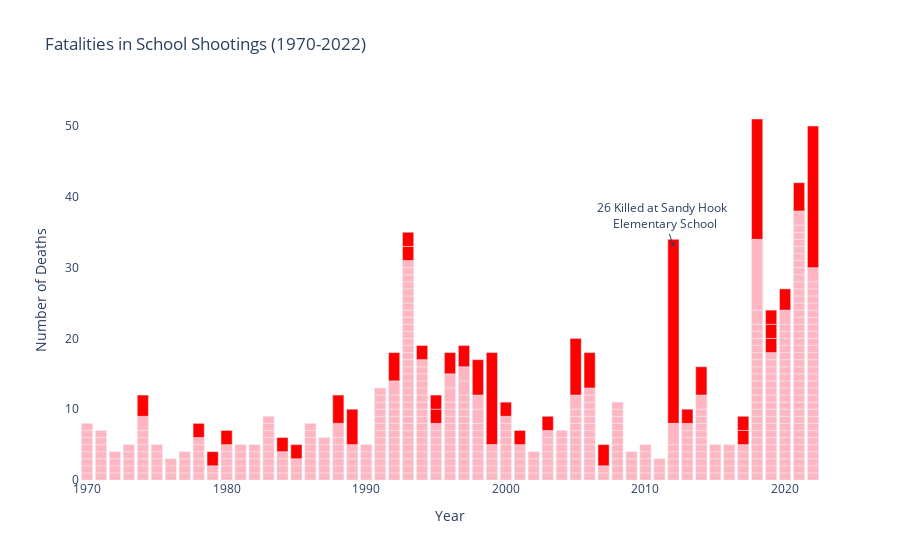

The notebook cell this image was saved under:
### Code cell
import pandas as pd
import plotly.express as px
import plotly.graph_objects as go

# create a new dataframe that counts the number of deaths per incident
# deaths_df = df.groupby(["School"]).agg({"Number Killed": "sum"}).reset_index()

df["Year"] = pd.to_datetime(df["Date"]).dt.year
df = df.sort_values("Number Killed", ascending=True)
max_killed =  df["Number Killed"].max()
#df["Group"] = df.groupby("Year")["Number Killed"].apply(lambda x: ["Highest" if i == x.max() else "Other" for i in x])
for year in df["Year"].unique():
    year_mask = df["Year"] == year
    max_killed = df[year_mask]["Number Killed"].max()
    df.loc[year_mask, "Group"] = ["Highest" if x == max_killed else "Other" for x in df[year_mask]["Number Killed"]]
    if df.loc[year_mask, "Group"].nunique() == 1:
        df.loc[year_mask, "Group"] = "Other"

df["marker_color"] = ["red" if g == "Highest" else "lightpink" for g in df["Group"]]
#colors = ["lightgrey"] * (len(df) - 1) + ["red"]

# create the stacked bar chart with hover tooltips
fig = go.Figure(go.Bar(x=df["Year"], y=df["Number Killed"], customdata=df[['School', 'City', 'State']].values.tolist(),
             hovertemplate="<b>School: %{customdata[0]}</b><br><b>Deaths: %{y}</b><br><b>Location: %{customdata[1]}, %{customdata[2]}</b><br> <extra></extra>", marker_color=df["marker_color"]))
fig.update_layout(title="Fatalities in School Shootings (1970-2022)",
                  xaxis_title="Year",
                  yaxis_title="Number of Deaths",
                  hoverlabel=dict(bgcolor='lightgray', font=dict(color='Black')),
                  plot_bgcolor='white',
                  )
fig.add_annotation(x="2012", y=26, text="26 Killed at Sandy Hook <br> Elementary School", showarrow=True, yshift=50, arrowhead=1)
fig.show()
fig.write_html("incidents_binned.html")

### Figure 1 — Plotly figure (JSON) as saved in the notebook; plotly's stock layout.template omitted (floating-point values rounded to 4 significant figures; data arrays with more than 128 entries replaced by an {"elided": "..."} marker saying what was removed)
{"data": [{"customdata": {"elided": "526x3 str values"}, "hovertemplate": "<b>School: %{customdata[0]}</b><br><b>Deaths: %{y}</b><br><b>Location: %{customdata[1]}, %{customdata[2]}</b><br> <extra></extra>", "marker": {"color": {"elided": "526 str values"}}, "type": "bar", "x": {"elided": "526 int values"}, "y": {"elided": "526 int values"}}], "layout": {"annotations": [{"arrowhead": 1, "showarrow": true, "text": "26 Killed at Sandy Hook <br> Elementary School", "x": "2012", "y": 26, "yshift": 50}], "hoverlabel": {"bgcolor": "lightgray", "font": {"color": "Black"}}, "plot_bgcolor": "white", "title": {"text": "Fatalities in School Shootings (1970-2022)"}, "xaxis": {"title": {"text": "Year"}}, "yaxis": {"title": {"text": "Number of Deaths"}}}}
